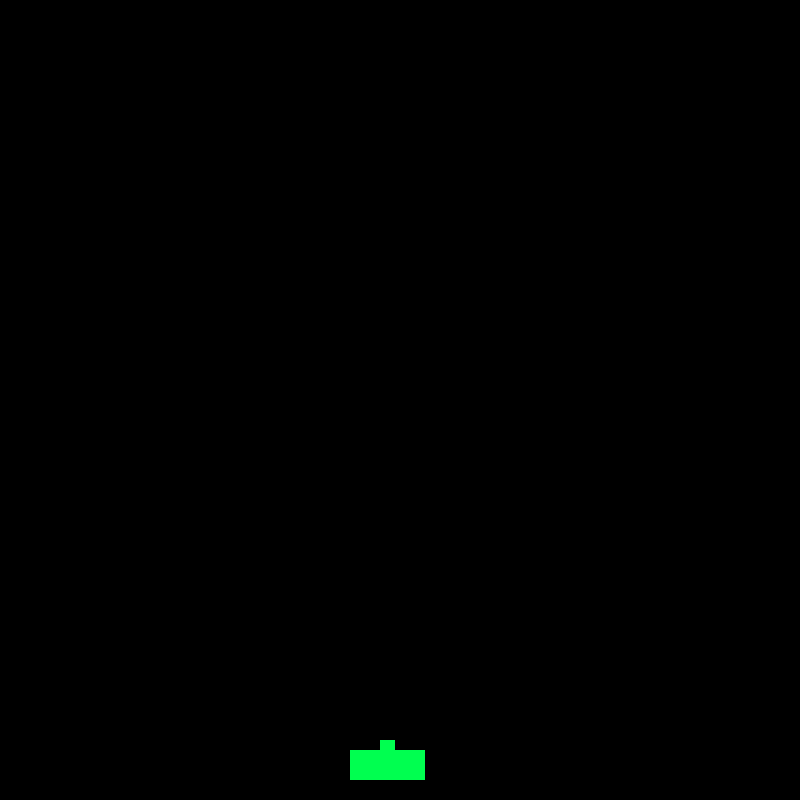
Frame 1 (no input)
Frame 60 (no input): identical to frame 1, image omitted
Frame 120 (the mouse pressed at the canvas centre since frame 60): identical to frame 1, image omitted

The p5.js sketch that drew this single still picture (run headless with seeded random() and noise() and a simulated clock; from frame 60 on, the mouse is pressed at the canvas centre):

// p5.js sketch
// ── sketch.js
function setup(){
    createCanvas(800,800);
    background('black');
}

var x = 350;
var y = 740;
var w = 10;
var h = 10;

var Projectile=[];

function draw(){
    strokeWeight(0);
    fill('#00ff50'); //color of ship
    background('black'); // fix for the multiple rects forming
    rect(x+30,740,15,15);//top base
    rect(x,750,75,30);//base 
    if (keyIsDown(LEFT_ARROW)){
            x = x - 10;
    }
if (keyIsDown(RIGHT_ARROW)){
            x = x + 10;
    }
        if (x < 0){
        x = 0;
    }
        if (x > 725){
        x = 725;
    }
    for(i = 0; i < Projectile.length; i++){
        fill('red');
  rect(Projectile[i].x, Projectile[i].y, w, h);
  Projectile[i].y = Projectile[i].y-5;

}
}


function projectile1(x,y,width,height){
    this.x = x + 32.5;
    this.y = y;
    this.width= w;
    this.height= h;
}


function keyPressed(){
  if (keyCode === 32 ) {
    Projectile.push(new projectile1(x,y-5,w,h));
    
  }


function keyPressed(){
    background('black')
    rect(x,x-30,15,20);//projectile 
    if(keyCode === LEFT_ARROW){
        x=x-20;
    }
    if(keyCode === RIGHT_ARROW){
        x=x+20;

    }

}

}

// ── style.css
body{
   width: 100%;
    height: 100%;
    overflow: hidden;
}
